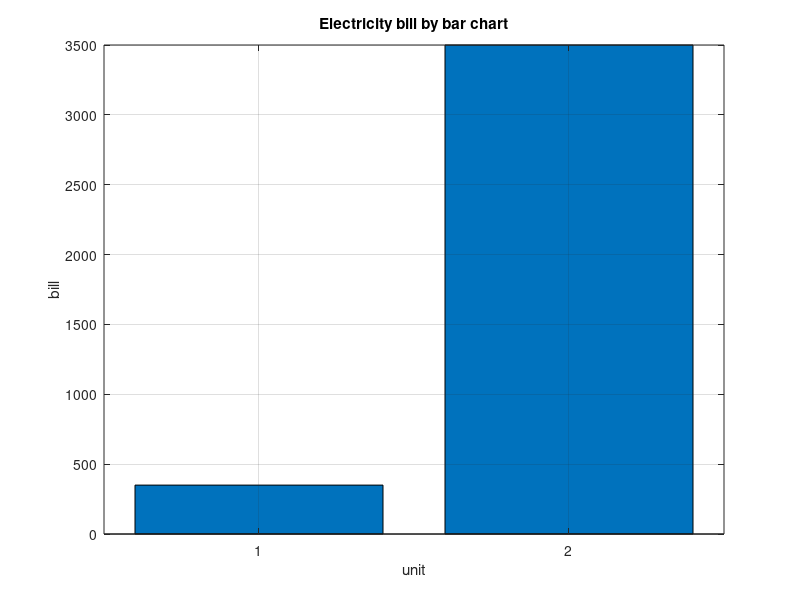

Write the MATLAB code that produced this figure.
clc;
clear;
close all;

unit = 350;

if  unit <= 100
    rate = 5;

elseif unit <= 300
    rate = 7;

else
    rate = 10;
end

bill = unit * rate;
fprintf('Unit: %.2f\n', unit);
fprintf('Rate: %.2f TK/Unit\n', rate);
fprintf('Electricity Bill: %.2f TK\n', bill);

figure
bar([unit bill])
title('Electricity bill by bar chart')
xlabel('unit')
ylabel('bill')
grid on
